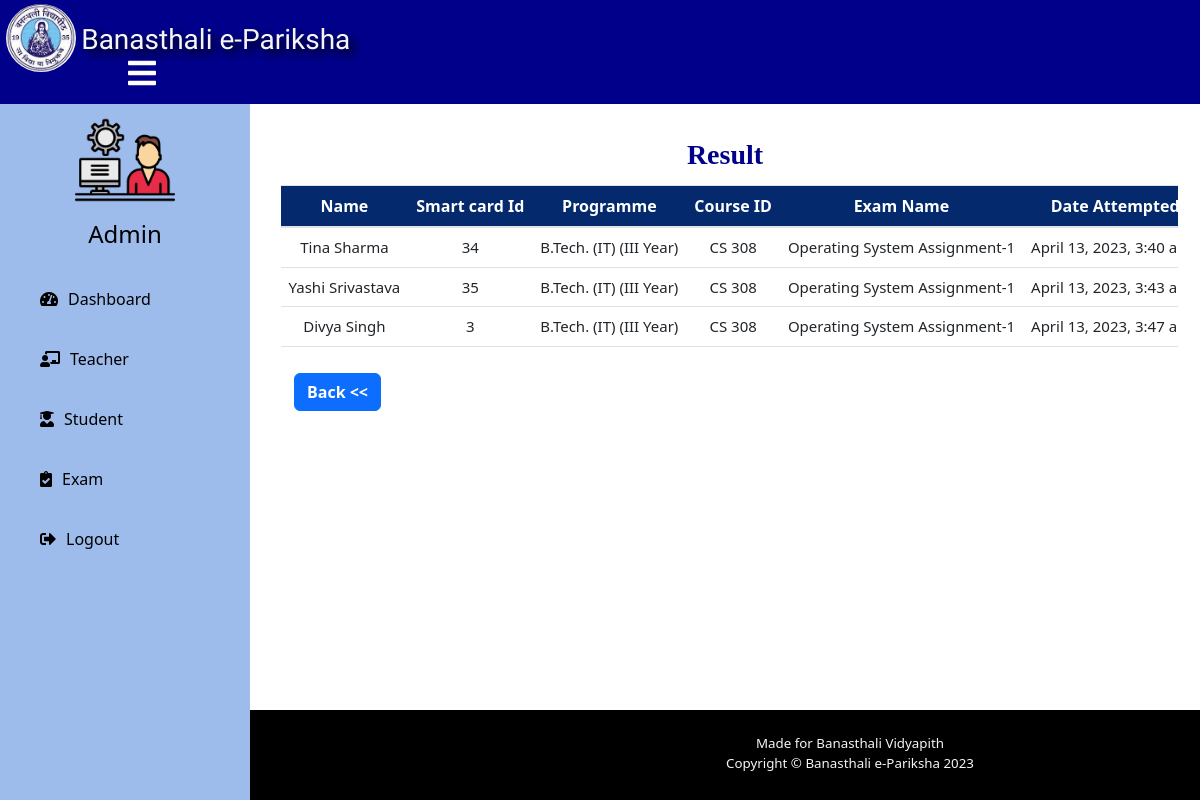
Page /admin-head/exam-result/2 (signed in) on the committed database.
### teacher/models.py (models this page shows, shortened)
class ResultTable(models.Model):
    SId=models.ForeignKey(Student,on_delete=models.CASCADE,null=True)
    TestId=models.ForeignKey(AssignmentTable,on_delete=models.CASCADE,null=True)
    Max_Total_Mark=models.DecimalField(max_digits=500,decimal_places=2)
    TotalMarkObtained=models.DecimalField(max_digits=500,decimal_places=2)
    date_attempted=models.DateTimeField(auto_now_add=True)

class AssignmentTable(models.Model):
    ExamID=models.AutoField(primary_key=True)
    ExamName=models.CharField(max_length=150)
    ExamDuration=models.DecimalField(max_digits=500,decimal_places=2)
    Programme=models.ForeignKey(ProgrammeTable,on_delete=models.CASCADE,null=True)
    Ccode=models.ForeignKey(CourseTable,on_delete=models.CASCADE,null=True)
    Totalques=models.IntegerField()
    created_date = models.DateTimeField(auto_now_add=True)
    Tid=models.ForeignKey(Teacher,on_delete=models.CASCADE,null=True)
    Instruction=models.CharField(max_length=700,null=True,blank=True)

### student/models.py (models this page shows, shortened)
class Student(models.Model):
    user=models.CharField(max_length=40)
    password=models.CharField(max_length=300)
    name=models.CharField(max_length=100)
    email=models.CharField(max_length=100)
    mobile = models.CharField(max_length=20)
    programme=models.ForeignKey(ProgrammeTable,null=True,on_delete=models.CASCADE)
    smartID=models.AutoField(primary_key=True)

### quiz/models.py (models this page shows)
class ProgrammeTable(models.Model):
    ProgrammeName=models.CharField(max_length=30)
    def __str__(self):
        return self.ProgrammeName

class CourseTable(models.Model):
    CourseID=models.CharField(max_length=20)
    CourseName=models.CharField(max_length=100)
    def __str__(self):
        return self.CourseID

### quiz/views.py (the view)
# urls.py: path('exam-result/<int:id>',views.exam_result,name="Exam Result"),
@cache_control(no_cache=True, must_revalidate=True, no_store=True)
@login_required(login_url='Admin login')
def exam_result(request,id):
    list=ResultTable.objects.filter(TestId=id)
    ccode=AssignmentTable.objects.get(ExamID=id).Ccode
    Cname=CourseTable.objects.get(CourseID=ccode).CourseName
    context={'CourseName':Cname,'list':list}
    return render(request,'admin/view_result.html',context)

### templates/admin/view_result.html (shortened to what this page needs)
{% extends 'admin/adminbase.html' %}
{% block content %}
{% load static %}
<head>
    <link href="http://netdna.bootstrapcdn.com/bootstrap/4.0.0-beta/css/bootstrap.min.css" rel="stylesheet">
    <link rel="stylesheet" href="https://maxcdn.bootstrapcdn.com/bootstrap/4.4.1/css/bootstrap.min.css">
    <link href="https://maxcdn.bootstrapcdn.com/font-awesome/4.3.0/css/font-awesome.min.css" rel="stylesheet">
    <link rel="stylesheet" href="https://cdnjs.cloudflare.com/ajax/libs/font-awesome/5.12.1/css/all.min.css">
    <link rel="stylesheet" href="https://cdnjs.cloudflare.com/ajax/libs/font-awesome/5.12.1/css/all.min.css">
  </head>
  <br><br>
  <div class="container">
    <div class="panel panel-primary">
      <div class="panel-heading" style="display: flex;justify-content: center;height:20px;margin-top:-30px;margin-bottom:-5px;">
        <h3 class="panel-title" style="text-align:center;font-family: 'Times New Roman', Times, serif;font-weight: bold;color: darkblue;">Result</h3>
      </div>
      <div class="outer-wrapper" style="display: flex;justify-content: center;">
        <div class="table-wrapper">
          <table class="table">
            <thead>
                <th id="t">Name</th>
                <th id="t">Smart card Id</th>
                <th id="t">Programme</th>
                <th id="t">Course ID</th>
                <th id="t">Exam Name</th>
                <th id="t">Date Attempted</th>
            </thead>
            <tbody>
              {% for i in list %}
              <tr>
                <td style="text-align:center;">{{i.SId.name}}</td>
                <td style="text-align:center;">{{i.SId.smartID}}</td>
                <td style="text-align:center;">{{i.SId.programme}}</td>
                <td style="text-align:center;">{{i.TestId.Ccode}}</td>
                <td style="text-align:center;">{{i.TestId.ExamName}}</td>
                <td style="text-align:center;">{{i.date_attempted}}</td>
              </tr>
              {% endfor %}
            </tbody>
          </table>
        </div>
      </div>
      <div class="insert" style="display:flex; justify-content: left; margin-left: 2em;">
        <a class="btn btn-primary btn-md" href="{% url 'Exam Courses List' CourseName %}"><span><b>Back <<</b></span></a>
      </div>
    </div>
  </div>
  <br><br>
  {% endblock content %}

### templates/admin/adminbase.html (style rules this page uses)
:root { --Snigle-font:"Sniglet",cursive; --Lobster:"Lobster",cursive; --Lobster_two:"Lobster Two",cursive; --Acme:"Acme",cursive; --light-black:#2e2c2caf; --bggradient:linear-gradient(to bottom, #11349c, #76f1f1); --light-gray:rgba(255,255,255,0.7); --maingradient:linear-gradient(to left,#e6e6e9, #76f1f1); }
a:link { text-decoration: none; }
body { margin: 0; padding: 0; font-family: "Gill Sans", sans-serif;; }

### templates/admin/view_result.html (style rules this page uses)
a:link { text-decoration: none; }
.outer-wrapper { margin:10px; margin-left: 2%; border-radius: 4px; max-width: fit-content; max-height: fit-content; }
.table-wrapper { overflow-y: scroll; height: fit-content; max-height: 50vh; width:170vh; margin-top: 22px; }
table { min-width: max-content; border-collapse: separate; border-spacing: 0px; }
table th { position: sticky; top: 0px; text-align: center; }
#t { background-color: rgb(4, 42, 109); color:white; font-weight: bold; }
table th, table td { padding: 15px; padding-top: 10px; padding-bottom: 10px; }
table td { text-align: left; font-size: 15px; }

### templates/footer_dashboard.html (style rules this page uses)
* { box-sizing:border-box; }
:root { --Snigle-font:"Sniglet",cursive; --Lobster:"Lobster",cursive; --Lobster_two:"Lobster Two",cursive; --Acme:"Acme",cursive; --light-black:#2e2c2caf; --bggradient:rgba(3, 63, 159, 0.996); --light-gray:rgba(255,255,255,0.7); --maingradient1:linear-gradient(to left,#e6e6e9, #76f1f1); }

### rows in the picture
ResultTable: SId.name "Tina Sharma", SId.smartID "34", SId.programme "B.Tech. (IT) (III Year)", TestId.Ccode "CS 308", TestId.ExamName "Operating System Assignment-1", date_attempted "April 13, 2023, 3:40…"
ResultTable: SId.name "Yashi Srivastava", SId.smartID "35", SId.programme "B.Tech. (IT) (III Year)", TestId.Ccode "CS 308", TestId.ExamName "Operating System Assignment-1", date_attempted "April 13, 2023, 3:43…"
ResultTable: SId.name "Divya Singh", SId.smartID "3", SId.programme "B.Tech. (IT) (III Year)", TestId.Ccode "CS 308", TestId.ExamName "Operating System Assignment-1", date_attempted "April 13, 2023, 3:47…"
